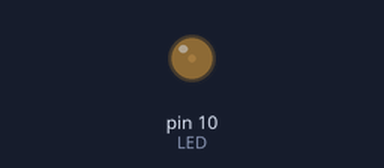
Recording of a sketch running on a simulated Arduino Uno, built with avr-gcc and run on an emulated ATmega328P. On the bench: output pins drawn as LEDs (lit = HIGH).

Above: at 0.05 s.
At 0.25 s:
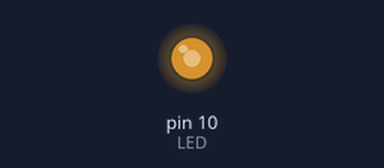
At 0.35 s:
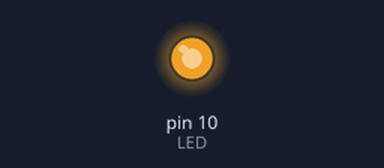
At 0.65 s:
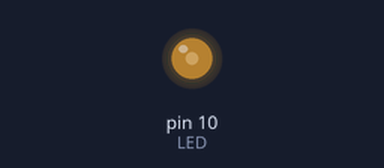
Timing chart, 0 to 3.0 s (numbered marks = the images above):
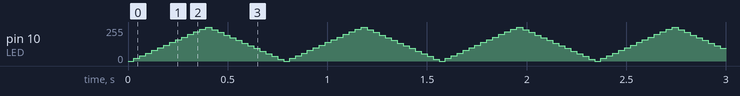

The sketch:

UNO_Fade_LED_1.0.ino
```cpp
// Define the pin number for the LED
int LED = 10;

void setup()
{
    // Set the LED pin as an output
    pinMode(LED, OUTPUT);
}

void loop()
{
    // Gradually increase the brightness of the LED
    for(int i = 0; i < 256; i += 20) // Increment brightness in steps of 20
    {
        analogWrite(LED, i); // Set the LED brightness (PWM signal)
        delay(30); // Wait 30 milliseconds before the next step
    }

    // Gradually decrease the brightness of the LED
    for(int j = 255; j > 1; j -= 20) // Decrement brightness in steps of 20
    {
        analogWrite(LED, j); // Set the LED brightness (PWM signal)
        delay(30); // Wait 30 milliseconds before the next step
    }
}
```
